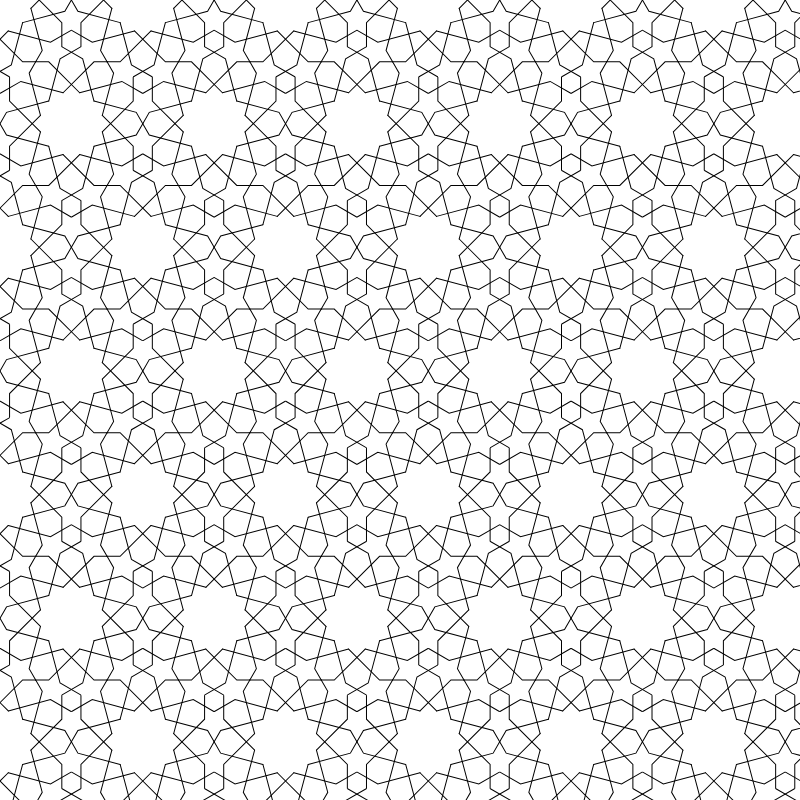
Frame 1 (no input)
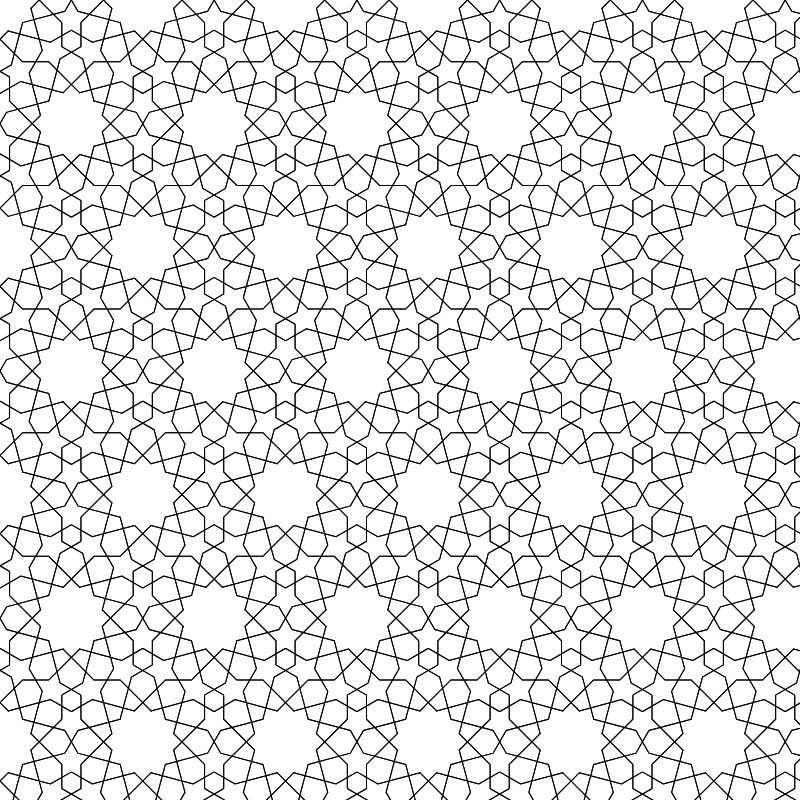
Frame 2 (the mouse pressed at the canvas centre, redrawn once)

The p5.js sketch that drew these frames (run headless with seeded random() and noise() and a simulated clock; the mouse was pressed at the canvas centre and the sketch redrawn once):

// p5.js sketch
// ── sketch.js
/*
Code written by Selcuk ARTUT 2022
Geometric Patterns with Creative Coding 
All rights reserved
*/

//Motif class
class Motif {
    constructor(a) {
        this.a = a;
    }

    display() {
        let b = (a * sin(120)) / sin(45);
        let c = (a * sin(15)) / sin(45);
        let d = (c * sin(90)) / sin(30);
        let e = (d * sin(60)) / sin(90);
        let f = (e + c) * sin(45);
        let h = ((b + f) * sin(30)) / sin(60) - f;

        let x0, y0, x1, y1, x2, y2, x3, y3;
        x0 = 0;
        y0 = 0;
        x1 = (2 * c + e) * cos(30);
        y1 = (2 * c + e) * sin(30);
        x2 = x1 + h * cos(15);
        y2 = y1 - h * sin(15);
        x3 = x1 + (c + h - 1) * cos(15);
        y3 = y1 - (c + h - 1) * sin(15);

        for (let i = 0; i < 12; i++) {
            push();
                rotate(45);
                rotate(i * 30);
                translate(0, -a);
                //every two step mirrored on the y-axis
                if (i % 2 == 0) scale(-1, 1);
                beginShape();
                vertex(-x0, -y0);
                vertex(-x1, -y1);
                vertex(-x2, -y2);
                endShape();
                beginShape();
                vertex(x0, -y0);
                vertex(x1, -y1);
                vertex(x3, -y3);
                endShape();
            pop();
        }
    }
}

//scale factor
let a = 32;

let motif = new Motif(a);
let nRow;
let nCol;
let dx, dy;

function setup() {
    createCanvas(800, 800);
    angleMode(DEGREES);
    noFill();
    noLoop();
    let b = (a * sin(120)) / sin(45);
    let c = (a * sin(15)) / sin(45);
    let d = (c * sin(90)) / sin(30);
    let e = (d * sin(60)) / sin(90);
    let f = (e + c) * sin(45);
    let h = ((b + f) * sin(30)) / sin(60) - f;
    let k = (b + f) / sin(60);

    dx = 2 * k;
    dy = 2 * k * sin(60);
    
    //approximate the nRow and nCol values
    nRow = 1 + ceil(height / dy);
    nCol = 1 + ceil(width / dx);
}

function draw() {
    for (let r = 0; r < nRow; r++) {
        for (let c = 0; c < nCol; c++) {
            push();
                if (r % 2 == 1) {
                    translate(dx * 0.5, 0);
                }
                translate(dx * c, dy * r);
                motif.display();
            pop();
        }
    }
}
